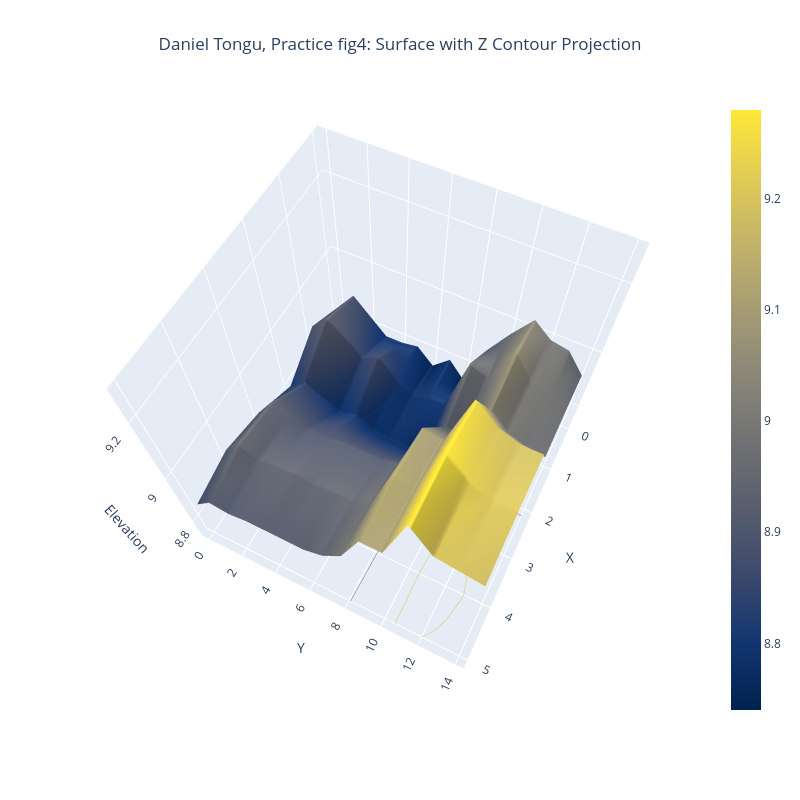

The cell this chart's notebook holds for it:
### Code cell
# Create a 3D surface plot using Plotly
fig4 = go.Figure(
    data=[go.Surface(
        z=z1,
        colorscale='Cividis',
        contours=dict(z=dict(
            show=True, 
            usecolormap=True, 
            project_z=True,
            highlightcolor="limegreen",
        ))
    )]
)

apply_common_layout(fig4, "Daniel Tongu, Practice fig4: Surface with Z Contour Projection")

fig4.show()

### Figure 1 — Plotly figure (JSON) as saved in the notebook; plotly's stock layout.template omitted (floating-point values rounded to 4 significant figures)
{"data": [{"colorscale": [[0, "#00224e"], [0.1111, "#123570"], [0.2222, "#3b496c"], [0.3333, "#575d6d"], [0.4444, "#707173"], [0.5556, "#8a8678"], [0.6667, "#a59c74"], [0.7778, "#c3b369"], [0.8889, "#e1cc55"], [1, "#fee838"]], "contours": {"z": {"highlightcolor": "limegreen", "project": {"z": true}, "show": true, "usecolormap": true}}, "type": "surface", "z": [[8.83, 8.89, 8.81, 8.87, 8.9, 8.87], [8.89, 8.94, 8.85, 8.94, 8.96, 8.92], [8.84, 8.9, 8.82, 8.92, 8.93, 8.91], [8.79, 8.85, 8.79, 8.9, 8.94, 8.92], [8.79, 8.88, 8.81, 8.9, 8.95, 8.92], [8.8, 8.82, 8.78, 8.91, 8.94, 8.92], [8.75, 8.78, 8.77, 8.91, 8.95, 8.92], [8.8, 8.8, 8.77, 8.91, 8.95, 8.94], [8.74, 8.81, 8.76, 8.93, 8.98, 8.99], [8.89, 8.99, 8.92, 9.1, 9.13, 9.11], [8.97, 8.97, 8.91, 9.09, 9.11, 9.11], [9.04, 9.08, 9.05, 9.25, 9.28, 9.27], [9, 9.01, 9, 9.2, 9.23, 9.2], [8.99, 8.99, 8.98, 9.18, 9.2, 9.19], [8.93, 8.97, 8.97, 9.18, 9.2, 9.18]]}], "layout": {"height": 800, "scene": {"camera": {"eye": {"x": 1, "y": 0.5, "z": 2}}, "xaxis": {"title": {"text": "X"}}, "yaxis": {"title": {"text": "Y"}}, "zaxis": {"title": {"text": "Elevation"}}}, "title": {"text": "Daniel Tongu, Practice fig4: Surface with Z Contour Projection", "x": 0.5}, "width": 800}}
